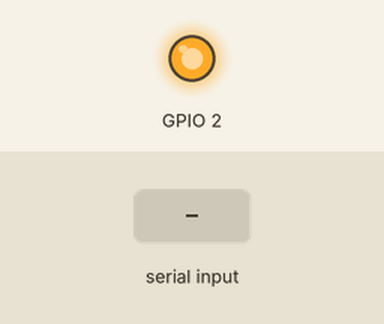
Simulated run of this sketch. Board: ESP8266 (NodeMCU). On the bench: output pins drawn as LEDs (lit = HIGH). Dashed ring = blinking. Inputs (shaded band) come from the test bench. WiFi joins after 1.5 s; servers stay silent unless stated; uploads are accepted with an empty reply; what the sketch prints to the serial monitor is not drawn.

Above: at 2.7 s.
2.8 s: "Success\n" received over Serial
At 6.0 s:
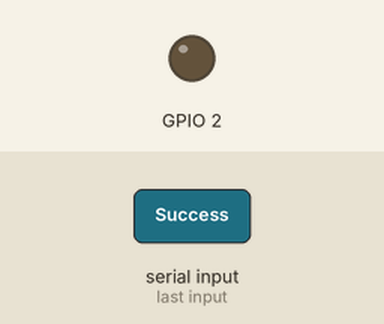
6.3 s: "Failed\n" received over Serial
At 7.3 s:
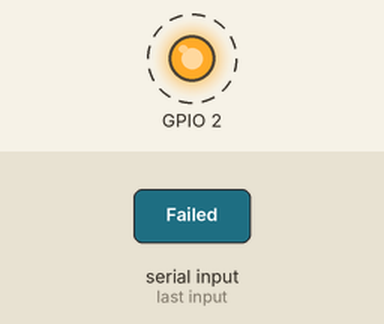
9.9 s: "User\n" received over Serial
At 12.6 s:
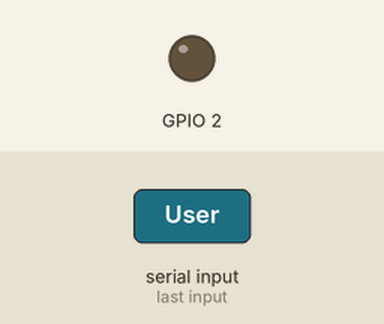
Timing chart, 0 to 14.1 s (numbered marks = the images above; inputs shaded):
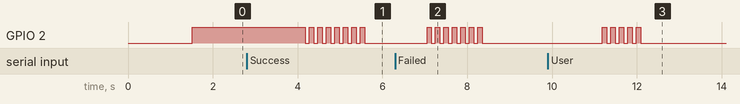

The sketch:

Ardiuino_Code_GET_Request.ino
```cpp
#include <ESP8266WiFi.h>

const char* ssid     = "esdm";
const char* password = "12345678";
const char* host = "universalcard.000webhostapp.com";

char rfid[13];
char pin[5];
char cost[7];
char a;
int ct=0,ct1=0,ct2=0,ct3=0;

void setup() {
  Serial.begin(9600);
  delay(10);
  pinMode(2, OUTPUT);
  digitalWrite(2, LOW);
  // We start by connecting to a WiFi network

  Serial.println();
  Serial.println();
  Serial.print("Connecting to ");
  Serial.println(ssid);

  WiFi.begin(ssid, password);

  while (WiFi.status() != WL_CONNECTED) {
    delay(500);
    Serial.print(".");
  }

  Serial.println("");
  Serial.println("WiFi connected");
  digitalWrite(2, HIGH);
  Serial.println("IP address: ");
  Serial.println(WiFi.localIP());


}

int value = 0;

void loop() {
  //Serial.write("OK");
  delay(1000);
  ++value;

  Serial.print("connecting to ");
  Serial.println(host);

  // Use WiFiClient class to create TCP connections
  WiFiClient client;
  const int httpPort = 80;
  if (!client.connect(host, httpPort)) {
    Serial.println("connection failed");
    return;
  }

  for(int j=0;j<7;j++)
  {cost[j] = '\0';}
  for(int j=0;j<13;j++)
  {rfid[j] = '\0';}
  for(int j=0;j<5;j++)
  {pin[j] = '\0';}

  ct=0,ct1=0,ct2=0,ct3=0;
  while(Serial.available()>0)
  {
    digitalWrite(2, HIGH);
    delay(100);
    digitalWrite(2, LOW);
    delay(100);

    a = (char)Serial.read();

    if(ct>=0 && ct<12)
    {
    rfid[ct1]=a;
    ct1++;
    }
    else if(ct>=12 && ct<16)
    {
      pin[ct2]=a;
      ct2++;
    }else if(ct>=1 && ct<22)
    {
      cost[ct3]=a;
      ct3++;
    }
    ct++;
  }
 // if(ct1 >= 12 && ct2 >= 4 && ct3 >0)
   // {
        rfid[ct1] = '\0';
        pin[ct2] = '\0';
        cost[ct3] = '\0';

        //server.send(200, "text/html", "<h1>You are connected</h1>");
        Serial.println(rfid);
        Serial.println(pin);
        Serial.println(cost);
        // We now create a URI for the request

       String url = "/pages/retailer/transaction.php";
        url += "?rfid=820039667AA7";
        //url += rfid;
        url += "&pin=5555";
        //url += pin;
        url += "&cost=45";
        //url += cost;

        Serial.print("Requesting URL: ");
        Serial.println(url);

        // This will send the request to the server
        client.print(String("GET ") + url + " HTTP/1.1\r\n" +
                     "Host: " + host + "\r\n" +
                     "Connection: close\r\n\r\n");
        unsigned long timeout = millis();
        while (client.available() == 0) {
          if (millis() - timeout > 5000) {
            Serial.println(">>> Client Timeout !");
            client.stop();
            return;
          }
        }

        // Read all the lines of the reply from server and print them to Serial
        while(client.available()){
          String line = client.readStringUntil('\n');
          Serial.println(line);
          if(line.substring(0,7) == "Success")
          {
            Serial.write("Y");
          }else if(line.substring(0,6) == "Failed")
          {
            Serial.write("N");
          }else if(line.substring(0,4)=="User")
          {
            Serial.write("O");
          }
        }
        Serial.println();
        Serial.println("closing connection");
    //}

}
```

Measured:
- after the input at 2.8 s, GPIO 2: alternates HIGH for 0.10 s and LOW for 0.10 s, 15 changes in all, then stays LOW, starting after 1.4 s
- after the input at 6.3 s, GPIO 2: alternates HIGH for 0.10 s and LOW for 0.10 s, 14 changes in all, then stays LOW, starting after 0.75 s
- after the input at 9.9 s, GPIO 2: alternates HIGH for 0.10 s and LOW for 0.10 s, 10 changes in all, then stays LOW, starting after 1.3 s
